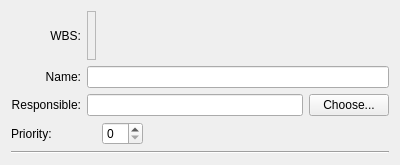
<?xml version="1.0" encoding="UTF-8"?>
<ui version="4.0">
 <author>Dag Andersen &lt;dag.andersen@kdemail.net&gt;</author>
 <class>KPlato::SummaryTaskGeneralPanelBase</class>
 <widget class="QWidget" name="KPlato::SummaryTaskGeneralPanelBase">
  <property name="geometry">
   <rect>
    <x>0</x>
    <y>0</y>
    <width>400</width>
    <height>165</height>
   </rect>
  </property>
  <property name="minimumSize">
   <size>
    <width>400</width>
    <height>0</height>
   </size>
  </property>
  <layout class="QVBoxLayout" name="verticalLayout">
   <item>
    <layout class="QGridLayout" name="gridLayout">
     <item row="0" column="0">
      <widget class="QLabel" name="wbslabel">
       <property name="toolTip">
        <string>Work Breakdown Structure</string>
       </property>
       <property name="text">
        <string>WBS:</string>
       </property>
       <property name="alignment">
        <set>Qt::AlignRight|Qt::AlignTrailing|Qt::AlignVCenter</set>
       </property>
       <property name="wordWrap">
        <bool>false</bool>
       </property>
      </widget>
     </item>
     <item row="0" column="1">
      <widget class="QLabel" name="wbsfield">
       <property name="frameShape">
        <enum>QFrame::StyledPanel</enum>
       </property>
       <property name="frameShadow">
        <enum>QFrame::Sunken</enum>
       </property>
       <property name="text">
        <string/>
       </property>
       <property name="wordWrap">
        <bool>false</bool>
       </property>
      </widget>
     </item>
     <item row="1" column="0">
      <widget class="QLabel" name="namelabel">
       <property name="whatsThis">
        <string>The name of the Task.</string>
       </property>
       <property name="text">
        <string>Name:</string>
       </property>
       <property name="alignment">
        <set>Qt::AlignRight|Qt::AlignTrailing|Qt::AlignVCenter</set>
       </property>
       <property name="wordWrap">
        <bool>false</bool>
       </property>
       <property name="buddy">
        <cstring>namefield</cstring>
       </property>
      </widget>
     </item>
     <item row="1" column="1" colspan="2">
      <widget class="KLineEdit" name="namefield">
       <property name="sizePolicy">
        <sizepolicy hsizetype="Expanding" vsizetype="Fixed">
         <horstretch>0</horstretch>
         <verstretch>0</verstretch>
        </sizepolicy>
       </property>
       <property name="focusPolicy">
        <enum>Qt::WheelFocus</enum>
       </property>
       <property name="whatsThis">
        <string>The name of the Task.</string>
       </property>
      </widget>
     </item>
     <item row="2" column="0">
      <widget class="QLabel" name="leaderlabel">
       <property name="whatsThis">
        <string>The person responsible for this task.

This is not limited to persons available in a resource group but can be anyone. You can even directly access your address book with the Choose button.</string>
       </property>
       <property name="text">
        <string>Responsible:</string>
       </property>
       <property name="alignment">
        <set>Qt::AlignRight|Qt::AlignTrailing|Qt::AlignVCenter</set>
       </property>
       <property name="wordWrap">
        <bool>false</bool>
       </property>
       <property name="buddy">
        <cstring>leaderfield</cstring>
       </property>
      </widget>
     </item>
     <item row="2" column="1" colspan="2">
      <layout class="QHBoxLayout">
       <property name="leftMargin">
        <number>0</number>
       </property>
       <property name="topMargin">
        <number>0</number>
       </property>
       <property name="rightMargin">
        <number>0</number>
       </property>
       <property name="bottomMargin">
        <number>0</number>
       </property>
       <item>
        <widget class="KLineEdit" name="leaderfield">
         <property name="focusPolicy">
          <enum>Qt::WheelFocus</enum>
         </property>
         <property name="whatsThis">
          <string>The person responsible for this task.

This is not limited to persons available in a resource group but can be anyone. You can even directly access your address book with the Choose button.</string>
         </property>
        </widget>
       </item>
       <item>
        <widget class="QPushButton" name="chooseLeader">
         <property name="toolTip">
          <string>Insert a person from your address book</string>
         </property>
         <property name="text">
          <string>Choose...</string>
         </property>
         <property name="shortcut">
          <string/>
         </property>
        </widget>
       </item>
      </layout>
     </item>
     <item row="3" column="0">
      <widget class="QLabel" name="label">
       <property name="text">
        <string>Priority:</string>
       </property>
      </widget>
     </item>
     <item row="3" column="2">
      <layout class="QHBoxLayout" name="horizontalLayout">
       <item>
        <widget class="QSpinBox" name="ui_priority"/>
       </item>
       <item>
        <spacer name="horizontalSpacer">
         <property name="orientation">
          <enum>Qt::Horizontal</enum>
         </property>
         <property name="sizeHint" stdset="0">
          <size>
           <width>40</width>
           <height>20</height>
          </size>
         </property>
        </spacer>
       </item>
      </layout>
     </item>
    </layout>
   </item>
   <item>
    <widget class="Line" name="line">
     <property name="orientation">
      <enum>Qt::Horizontal</enum>
     </property>
    </widget>
   </item>
  </layout>
 </widget>
 <customwidgets>
  <customwidget>
   <class>KLineEdit</class>
   <extends>QLineEdit</extends>
   <header>klineedit.h</header>
   <container>1</container>
  </customwidget>
 </customwidgets>
 <tabstops>
  <tabstop>namefield</tabstop>
  <tabstop>leaderfield</tabstop>
  <tabstop>chooseLeader</tabstop>
  <tabstop>wbsfield</tabstop>
 </tabstops>
 <resources/>
 <connections/>
</ui>
